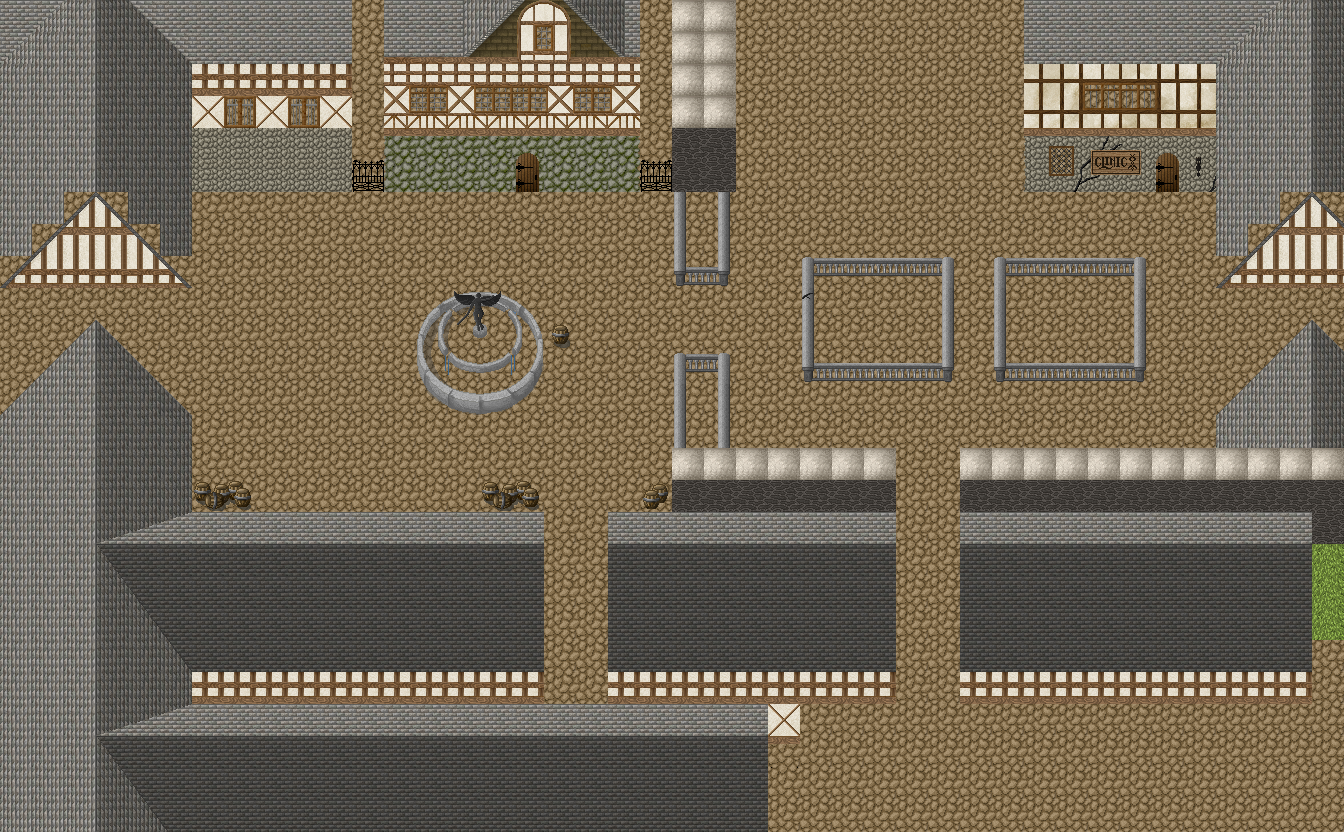

A 2D game scene composited from a Tiled map and its tileset images. What follows is a short description and the map's XML, with each tile layer's data collapsed to a summary:
An orthogonal 42x26 tile map with 32x32 px tiles, 20 tile layers (Ground, Bottom Building Panel, Bottom Left Buildings, Bottom Building, ...) and 18 objects.

<map version="1.0" orientation="orthogonal" renderorder="right-down" width="42" height="26" tilewidth="32" tileheight="32" nextobjectid="119">
 <tileset firstgid="1" name="CH2_tiles" tilewidth="32" tileheight="32">
  <image source="../Sprites/Tilesets/CH2_tiles.png" width="1051" height="576" />
  <tile id="354">
   <properties>
    <property name="unity:sortingOrder" value="-11" />
   </properties>
  </tile>
 </tileset>
 <layer name="Ground" width="42" height="26">
  <properties>
   <property name="unity:sortingOrder" value="-1000" />
  </properties>
  <data>[1092 cells, 1092 non-empty, 2 distinct tile ids]</data>
 </layer>
 <layer name="Bottom Building Panel" width="42" height="26">
  <properties>
   <property name="unity:sortingOrder" value="-1000" />
  </properties>
  <data>[1092 cells, 40 non-empty, 1 distinct tile ids]</data>
 </layer>
 <layer name="Bottom Left Buildings" width="42" height="26">
  <properties>
   <property name="unity:sortingOrder" value="-1" />
  </properties>
  <data>[1092 cells, 90 non-empty, 4 distinct tile ids]</data>
 </layer>
 <layer name="Bottom Building" width="42" height="26">
  <properties>
   <property name="unity:sortingOrder" value="-3" />
  </properties>
  <data>[1092 cells, 188 non-empty, 6 distinct tile ids]</data>
 </layer>
 <layer name="BottomLeft-Bottom Building Link" width="42" height="26">
  <properties>
   <property name="unity:sortingOrder" value="0" />
  </properties>
  <data>[1092 cells, 27 non-empty, 15 distinct tile ids]</data>
 </layer>
 <layer name="BottomMost Buildings" width="42" height="26">
  <properties>
   <property name="unity:sortingOrder" value="0" />
  </properties>
  <data>[1092 cells, 72 non-empty, 5 distinct tile ids]</data>
 </layer>
 <layer name="Bottom Courtyard Wall" width="42" height="26">
  <properties>
   <property name="unity:sortingOrder" value="-9" />
  </properties>
  <data>[1092 cells, 39 non-empty, 2 distinct tile ids]</data>
 </layer>
 <layer name="Bottom Courtyard Entrance Garden" width="42" height="26">
  <properties>
   <property name="unity:sortingOrder" value="-11" />
  </properties>
  <data>[1092 cells, 6 non-empty, 4 distinct tile ids]</data>
 </layer>
 <layer name="Top Coutryard Entrance Wall" width="42" height="26">
  <properties>
   <property name="unity:sortingOrder" value="-18" />
  </properties>
  <data>[1092 cells, 12 non-empty, 2 distinct tile ids]</data>
 </layer>
 <layer name="Top Courtyard Entrance Garden" width="42" height="26">
  <properties>
   <property name="unity:sortingOrder" value="-15" />
  </properties>
  <data>[1092 cells, 7 non-empty, 5 distinct tile ids]</data>
 </layer>
 <layer name="Left Horse Garden" width="42" height="26">
  <properties>
   <property name="unity:sortingOrder" value="-13" />
  </properties>
  <data>[1092 cells, 15 non-empty, 14 distinct tile ids]</data>
 </layer>
 <layer name="Right Horse Garden" width="42" height="26">
  <properties>
   <property name="unity:sortingOrder" value="-13" />
  </properties>
  <data>[1092 cells, 16 non-empty, 13 distinct tile ids]</data>
 </layer>
 <layer name="North East Corner Building" width="42" height="26">
  <properties>
   <property name="unity:sortingOrder" value="-16" />
  </properties>
  <data>[1092 cells, 35 non-empty, 12 distinct tile ids]</data>
 </layer>
 <layer name="Right Buildings" width="42" height="26">
  <properties>
   <property name="unity:sortingOrder" value="-11" />
  </properties>
  <data>[1092 cells, 13 non-empty, 4 distinct tile ids]</data>
 </layer>
 <layer name="North West Buildings" width="42" height="26">
  <properties>
   <property name="unity:sortingOrder" value="-18" />
  </properties>
  <data>[1092 cells, 121 non-empty, 58 distinct tile ids]</data>
 </layer>
 <layer name="North West Facade" width="42" height="26">
  <properties>
   <property name="unity:sortingOrder" value="-17" />
  </properties>
  <data>[1092 cells, 12 non-empty, 12 distinct tile ids]</data>
 </layer>
 <layer name="Clinic" width="42" height="26">
  <properties>
   <property name="unity:sortingOrder" value="-18" />
  </properties>
  <data>[1092 cells, 37 non-empty, 25 distinct tile ids]</data>
 </layer>
 <layer name="Fountain" width="42" height="26">
  <data>[1092 cells, 16 non-empty, 16 distinct tile ids]</data>
 </layer>
 <objectgroup name="Colliders">
  <properties>
   <property name="unity:sortingLayerName" value="Obstacles" />
  </properties>
  <object id="62" x="735" y="-20" width="607" height="209" />
  <object id="72" x="1216" y="192" width="128" height="256" />
  <object id="73" x="960" y="448" width="384" height="384" />
  <object id="75" x="-24" y="664" width="984" height="168" />
  <object id="77" x="-48" y="-72" width="240" height="736" />
  <object id="78" x="192" y="0" width="536" height="192" />
  <object id="79" x="192" y="480" width="64" height="32" />
  <object id="81" x="480" y="480" width="64" height="32" />
  <object id="82" x="640" y="480" width="32" height="32" />
  <object id="86" x="416" y="288" width="128" height="128">
   <ellipse />
  </object>
  <object id="104" x="552" y="328" width="16" height="16" />
  <object id="106" x="672" y="352" width="56" height="160" />
  <object id="107" x="192" y="512" width="352" height="152" />
  <object id="108" x="608" y="512" width="288" height="152" />
  <object id="109" x="728" y="448" width="168" height="64" />
  <object id="110" x="800" y="256" width="152" height="128" />
  <object id="111" x="992" y="264" width="152" height="120" />
  <object id="118" x="672" y="192" width="56" height="96" />
 </objectgroup>
 <layer name="South Fountain Barrels" width="42" height="26">
  <properties>
   <property name="unity:sortingOrder" value="-9" />
  </properties>
  <data>[1092 cells, 5 non-empty, 3 distinct tile ids]</data>
 </layer>
 <layer name="Stray Fountain Barrel" width="42" height="26">
  <properties>
   <property name="unity:sortingOrder" value="-13" />
  </properties>
  <data>[1092 cells, 1 non-empty, 1 distinct tile ids]</data>
 </layer>
</map>